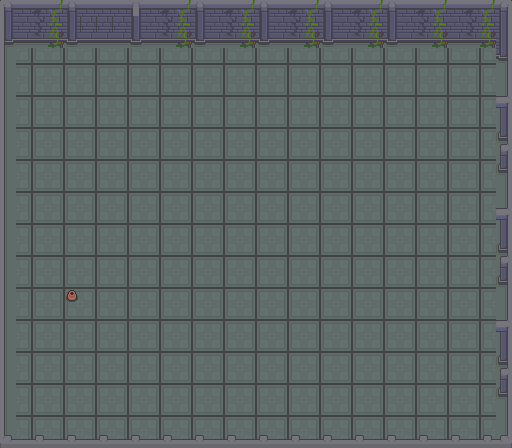

A 2D game scene composited from a Tiled map and its tileset images. What follows is a short description and the map's XML, with every tile layer's data as written:
An orthogonal 32x28 tile map with 16x16 px tiles, 2 tile layers (ground, cant_pass).

<map version="1.10" tiledversion="1.11.2" orientation="orthogonal" renderorder="right-down" width="32" height="28" tilewidth="16" tileheight="16" infinite="0" nextlayerid="3" nextobjectid="1">
 <tileset firstgid="1" source="Dungeon_Tileset.tsx" />
 <layer id="2" name="ground" width="32" height="28">
  <data encoding="csv">
133,134,133,134,133,134,133,134,133,134,133,134,133,134,133,134,133,134,133,134,133,134,133,134,133,134,133,134,133,134,133,134,
145,146,145,146,145,146,145,146,145,146,145,146,145,146,145,146,145,146,145,146,145,146,145,146,145,146,145,146,145,146,145,146,
133,134,133,134,133,134,133,134,133,134,133,134,133,134,133,134,133,134,133,134,133,134,133,134,133,134,133,134,133,134,133,134,
145,146,145,146,145,146,145,146,145,146,145,146,145,146,145,146,145,146,145,146,145,146,145,146,145,146,145,146,145,146,145,146,
133,134,133,134,133,134,133,134,133,134,133,134,133,134,133,134,133,134,133,134,133,134,133,134,133,134,133,134,133,134,133,134,
145,146,145,146,145,146,145,146,145,146,145,146,145,146,145,146,145,146,145,146,145,146,145,146,145,146,145,146,145,146,145,146,
133,134,133,134,133,134,133,134,133,134,133,134,133,134,133,134,133,134,133,134,133,134,133,134,133,134,133,134,133,134,133,134,
145,146,145,146,145,146,145,146,145,146,145,146,145,146,145,146,145,146,145,146,145,146,145,146,145,146,145,146,145,146,145,146,
133,134,133,134,133,134,133,134,133,134,133,134,133,134,133,134,133,134,133,134,133,134,133,134,133,134,133,134,133,134,133,134,
145,146,145,146,145,146,145,146,145,146,145,146,145,146,145,146,145,146,145,146,145,146,145,146,145,146,145,146,145,146,145,146,
133,134,133,134,133,134,133,134,133,134,133,134,133,134,133,134,133,134,133,134,133,134,133,134,133,134,133,134,133,134,133,134,
145,146,145,146,145,146,145,146,145,146,145,146,145,146,145,146,145,146,145,146,145,146,145,146,145,146,145,146,145,146,145,146,
133,134,133,134,133,134,133,134,133,134,133,134,133,134,133,134,133,134,133,134,133,134,133,134,133,134,133,134,133,134,133,134,
145,146,145,146,145,146,145,146,145,146,145,146,145,146,145,146,145,146,145,146,145,146,145,146,145,146,145,146,145,146,145,146,
133,134,133,134,133,134,133,134,133,134,133,134,133,134,133,134,133,134,133,134,133,134,133,134,133,134,133,134,133,134,133,134,
145,146,145,146,145,146,145,146,145,146,145,146,145,146,145,146,145,146,145,146,145,146,145,146,145,146,145,146,145,146,145,146,
133,134,133,134,133,134,133,134,133,134,133,134,133,134,133,134,133,134,133,134,133,134,133,134,133,134,133,134,133,134,133,134,
145,146,145,146,145,146,145,146,145,146,145,146,145,146,145,146,145,146,145,146,145,146,145,146,145,146,145,146,145,146,145,146,
133,134,133,134,133,134,133,134,133,134,133,134,133,134,133,134,133,134,133,134,133,134,133,134,133,134,133,134,133,134,133,134,
145,146,145,146,145,146,145,146,145,146,145,146,145,146,145,146,145,146,145,146,145,146,145,146,145,146,145,146,145,146,145,146,
133,134,133,134,133,134,133,134,133,134,133,134,133,134,133,134,133,134,133,134,133,134,133,134,133,134,133,134,133,134,133,134,
145,146,145,146,145,146,145,146,145,146,145,146,145,146,145,146,145,146,145,146,145,146,145,146,145,146,145,146,145,146,145,146,
133,134,133,134,133,134,133,134,133,134,133,134,133,134,133,134,133,134,133,134,133,134,133,134,133,134,133,134,133,134,133,134,
145,146,145,146,145,146,145,146,145,146,145,146,145,146,145,146,145,146,145,146,145,146,145,146,145,146,145,146,145,146,145,146,
133,134,133,134,133,134,133,134,133,134,133,134,133,134,133,134,133,134,133,134,133,134,133,134,133,134,133,134,134,134,133,134,
145,146,145,146,145,146,145,146,145,146,145,146,145,146,145,146,145,146,145,146,145,146,145,146,145,146,145,146,146,146,145,146,
133,134,133,134,133,134,133,134,133,134,133,134,133,134,133,134,133,134,133,134,133,134,133,134,133,134,133,134,133,134,133,134,
145,146,145,146,145,146,145,146,145,146,145,146,145,146,145,146,145,146,145,146,145,146,145,146,145,146,145,146,145,146,145,146
</data>
 </layer>
 <layer id="1" name="cant_pass" width="32" height="28">
  <data encoding="csv">
1,2,3,4,5,2,2,2,112,2,3,4,5,2,3,4,5,2,3,4,5,2,3,4,5,2,3,4,2,3,4,6,
13,14,15,16,17,110,110,110,17,14,15,16,17,14,15,16,17,14,15,16,17,14,15,16,17,14,15,16,14,15,16,18,
25,26,27,28,29,26,26,26,29,26,27,28,29,26,27,28,29,26,27,28,29,26,27,28,29,26,27,28,26,27,28,18,
97,0,0,0,0,0,0,0,0,0,0,0,0,0,0,0,0,0,0,0,0,0,0,0,0,0,0,0,0,0,0,30,
109,0,0,0,0,0,0,0,0,0,0,0,0,0,0,0,0,0,0,0,0,0,0,0,0,0,0,0,0,0,0,102,
97,0,0,0,0,0,0,0,0,0,0,0,0,0,0,0,0,0,0,0,0,0,0,0,0,0,0,0,0,0,0,102,
97,0,0,0,0,0,0,0,0,0,0,0,0,0,0,0,0,0,0,0,0,0,0,0,0,0,0,0,0,0,0,42,
109,0,0,0,0,0,0,0,0,0,0,0,0,0,0,0,0,0,0,0,0,0,0,0,0,0,0,0,0,0,0,54,
97,0,0,0,0,0,0,0,0,0,0,0,0,0,0,0,0,0,0,0,0,0,0,0,0,0,0,0,0,0,0,66,
109,0,0,0,0,0,0,0,0,0,0,0,0,0,0,0,0,0,0,0,0,0,0,0,0,0,0,0,0,0,0,78,
97,0,0,0,0,0,0,0,0,0,0,0,0,0,0,0,0,0,0,0,0,0,0,0,0,0,0,0,0,0,0,90,
109,0,0,0,0,0,0,0,0,0,0,0,0,0,0,0,0,0,0,0,0,0,0,0,0,0,0,0,0,0,0,102,
97,0,0,0,0,0,0,0,0,0,0,0,0,0,0,0,0,0,0,0,0,0,0,0,0,0,0,0,0,0,0,114,
109,0,0,0,0,0,0,0,0,0,0,0,0,0,0,0,0,0,0,0,0,0,0,0,0,0,0,0,0,0,0,42,
97,0,0,0,0,0,0,0,0,0,0,0,0,0,0,0,0,0,0,0,0,0,0,0,0,0,0,0,0,0,0,54,
109,0,0,0,0,0,0,0,0,0,0,0,0,0,0,0,0,0,0,0,0,0,0,0,0,0,0,0,0,0,0,66,
97,0,0,0,0,0,0,0,0,0,0,0,0,0,0,0,0,0,0,0,0,0,0,0,0,0,0,0,0,0,0,78,
109,0,0,0,0,0,0,0,0,0,0,0,0,0,0,0,0,0,0,0,0,0,0,0,0,0,0,0,0,0,0,90,
97,0,0,0,95,0,0,0,0,0,0,0,0,0,0,0,0,0,0,0,0,0,0,0,0,0,0,0,0,0,0,102,
97,0,0,0,0,0,0,0,0,0,0,0,0,0,0,0,0,0,0,0,0,0,0,0,0,0,0,0,0,0,0,114,
109,0,0,0,0,0,0,0,0,0,0,0,0,0,0,0,0,0,0,0,0,0,0,0,0,0,0,0,0,0,0,42,
97,0,0,0,0,0,0,0,0,0,0,0,0,0,0,0,0,0,0,0,0,0,0,0,0,0,0,0,0,0,0,54,
109,0,0,0,0,0,0,0,0,0,0,0,0,0,0,0,0,0,0,0,0,0,0,0,0,0,0,0,0,0,0,66,
97,0,0,0,0,0,0,0,0,0,0,0,0,0,0,0,0,0,0,0,0,0,0,0,0,0,0,0,0,0,0,78,
109,0,0,0,0,0,0,0,0,0,0,0,0,0,0,0,0,0,0,0,0,0,0,0,0,0,0,0,133,134,0,90,
97,0,0,0,0,0,0,0,0,0,0,0,0,0,0,0,0,0,0,0,0,0,0,0,0,0,0,0,145,146,0,102,
109,0,0,0,0,0,0,0,0,0,0,0,0,0,0,0,0,0,0,0,0,0,0,0,0,0,0,0,0,0,0,114,
121,122,125,122,125,122,125,122,125,123,125,122,125,122,125,122,125,122,125,122,125,122,125,122,125,122,125,122,125,122,125,126
</data>
 </layer>
</map>
